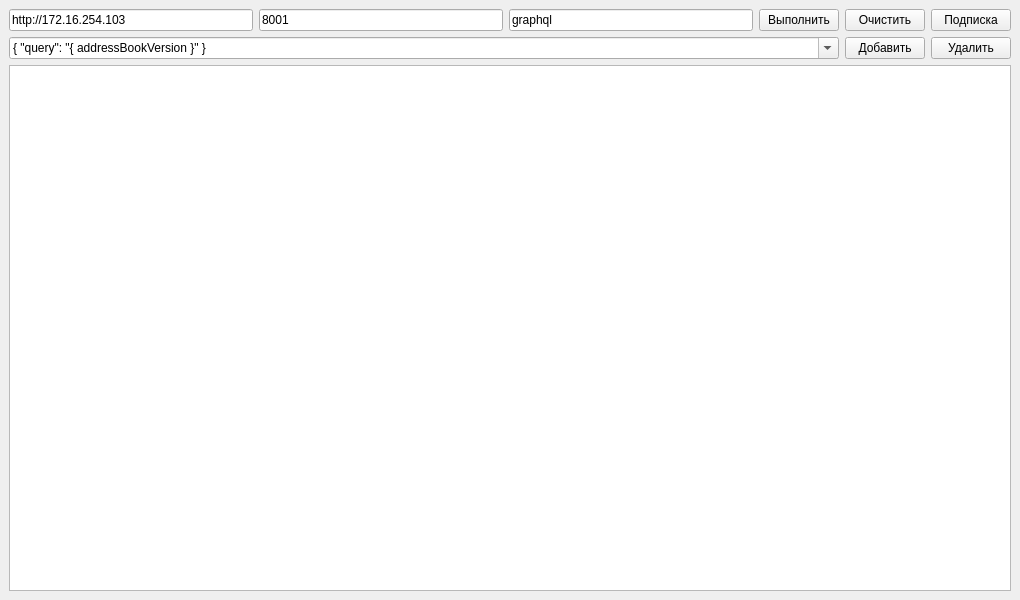
<?xml version="1.0" encoding="UTF-8"?>
<ui version="4.0">
 <class>MainWindow</class>
 <widget class="QMainWindow" name="MainWindow">
  <property name="geometry">
   <rect>
    <x>0</x>
    <y>0</y>
    <width>800</width>
    <height>600</height>
   </rect>
  </property>
  <property name="windowTitle">
   <string>MainWindow</string>
  </property>
  <widget class="QWidget" name="centralwidget">
   <layout class="QVBoxLayout" name="verticalLayout">
    <item>
     <layout class="QHBoxLayout" name="horizontalLayout">
      <item>
       <widget class="QLineEdit" name="main_url">
        <property name="text">
         <string>http://172.16.254.103</string>
        </property>
        <property name="placeholderText">
         <string>Адрес сервера</string>
        </property>
       </widget>
      </item>
      <item>
       <widget class="QLineEdit" name="port">
        <property name="text">
         <string>8001</string>
        </property>
        <property name="placeholderText">
         <string>порт сервера</string>
        </property>
       </widget>
      </item>
      <item>
       <widget class="QLineEdit" name="postfix">
        <property name="text">
         <string>graphql</string>
        </property>
        <property name="placeholderText">
         <string>суффикс заголовка</string>
        </property>
       </widget>
      </item>
      <item>
       <widget class="QPushButton" name="execute">
        <property name="text">
         <string>Выполнить</string>
        </property>
       </widget>
      </item>
      <item>
       <widget class="QPushButton" name="clear">
        <property name="text">
         <string>Очистить</string>
        </property>
       </widget>
      </item>
      <item>
       <widget class="QPushButton" name="subscribtion">
        <property name="text">
         <string>Подписка</string>
        </property>
        <property name="checkable">
         <bool>true</bool>
        </property>
       </widget>
      </item>
     </layout>
    </item>
    <item>
     <layout class="QHBoxLayout" name="horizontalLayout_2">
      <item>
       <widget class="QComboBox" name="query">
        <property name="editable">
         <bool>true</bool>
        </property>
        <item>
         <property name="text">
          <string>{ &quot;query&quot;: &quot;{ addressBookVersion }&quot; }</string>
         </property>
        </item>
        <item>
         <property name="text">
          <string>{&quot;query&quot;:&quot;query{\n  getUsersInGroups(groupUids: \&quot;0685f548-15ed-40ae-9470-d3314157dfb0\&quot;){\n    uuid\n  }\n}&quot;,&quot;variables&quot;:{},&quot;operationName&quot;:null}</string>
         </property>
        </item>
        <item>
         <property name="text">
          <string>{ &quot;query&quot;: &quot;{ getOshsTree }&quot; }</string>
         </property>
        </item>
        <item>
         <property name="text">
          <string>{&quot;query&quot;:&quot;{\n\t__schema{\n queryType {\n fields{\n name\n }\n }\n }\n}&quot;}</string>
         </property>
        </item>
       </widget>
      </item>
      <item>
       <widget class="QPushButton" name="addQuery">
        <property name="text">
         <string>Добавить</string>
        </property>
       </widget>
      </item>
      <item>
       <widget class="QPushButton" name="del">
        <property name="text">
         <string>Удалить</string>
        </property>
       </widget>
      </item>
     </layout>
    </item>
    <item>
     <widget class="QTextEdit" name="response"/>
    </item>
   </layout>
  </widget>
  <widget class="QMenuBar" name="menuBar">
   <property name="geometry">
    <rect>
     <x>0</x>
     <y>0</y>
     <width>800</width>
     <height>22</height>
    </rect>
   </property>
  </widget>
 </widget>
 <resources/>
 <connections/>
</ui>
